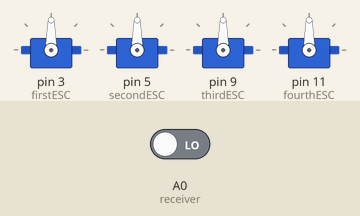
The sketch below on a simulated Arduino Uno, built with avr-gcc and run on an emulated ATmega328P. Parts: 4 × servo. Inputs (shaded band) come from the test bench; at power-on: A0 (receiver) LOW.

Above: at 0.1 s.
At 3.1 s:
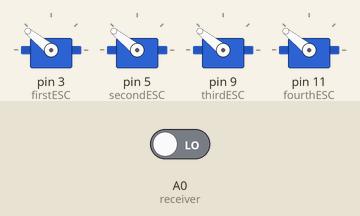
At 4.6 s:
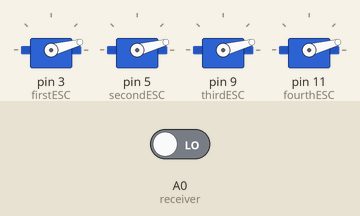
At 8.6 s:
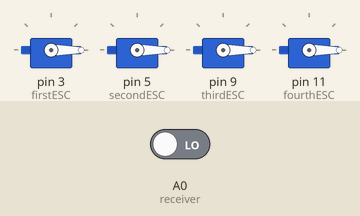
Timing chart, 0 to 10.1 s (numbered marks = the images above):
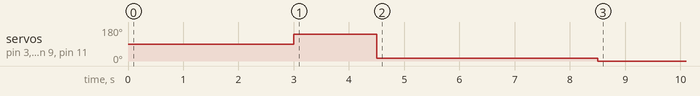

Measured:
- by itself, servo on pin 3 (firstESC), servo on pin 5 (secondESC), servo on pin 9 (thirdESC), servo on pin 11 (fourthESC): 90° → 141° at 3.0 s, → 15° 1.5 s later, → 0° 4.0 s later

The sketch:

remoteArduinoESC.ino
```cpp
/*
Coded by Avishek De
Open source - do what you want with this code!
*/
#include <Servo.h>


Servo firstESC, secondESC ,thirdESC , fourthESC; //Include as many servo objects as are the number of motors
#define receiver A0

void setup() {

  //attach them to PWM pins of the Arduino Board
  firstESC.attach(3);
  secondESC.attach(5);
  thirdESC.attach(9);
  fourthESC.attach(11);
  Serial.begin(9600);    // start serial at 9600 baud
  pinMode(receiver , INPUT);

  //Automatic Arm
  arm();

}

void loop(){
  //Run the motor
  runMotor();

}

void arm() {

  //First connect your ESC WITHOUT Arming

  //Set an initial delay of 3 seconds
  delay(3000);

  //Throttle full
  servoWrite(2000,2000,2000,2000);

  delay(1500); //This delay should be less than 2 seconds

  //Throttle min
  servoWrite(700,700,700,700);

  delay(3000); //Delay of 3 seconds before motor runs
}

void runMotor(){
    int duration = pulseIn(receiver, HIGH);
    //Serial.println(duration);
    int value = map( duration , 1376, 2530, 700 , 1800);
   //Automatic motor control code goes here
    servoWrite(value,value,value,value);
}

//This function writes different/same values to the servo connected to the motors
void servoWrite(int value1 , int value2, int value3, int value4){
  firstESC.writeMicroseconds(value1);
  secondESC.writeMicroseconds(value2);
  thirdESC.writeMicroseconds(value3);
  fourthESC.writeMicroseconds(value4);
}
```
